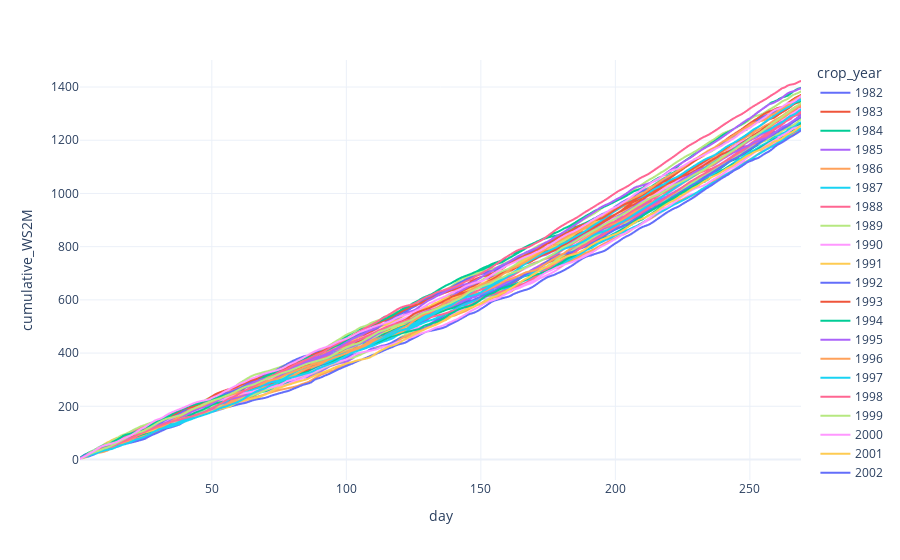

Notebook code for this chart:
### Code cell
# check fetch and process for one location
fig = px.line(processed_data, x="day", y="cumulative_WS2M", color="crop_year")

fig.show()

### Figure 1 — Plotly figure (JSON) as saved in the notebook; plotly's stock layout.template omitted (floating-point values rounded to 4 significant figures; data arrays with more than 128 entries replaced by an {"elided": "..."} marker saying what was removed)
{"data": [{"hovertemplate": "crop_year=1982<br>day=%{x}<br>cumulative_WS2M=%{y}<extra></extra>", "legendgroup": "1982", "line": {"color": "#636efa", "dash": "solid"}, "mode": "lines", "name": "1982", "showlegend": true, "type": "scattergl", "x": {"elided": "269 int values"}, "xaxis": "x", "y": {"elided": "269 float values"}, "yaxis": "y"}, {"hovertemplate": "crop_year=1983<br>day=%{x}<br>cumulative_WS2M=%{y}<extra></extra>", "legendgroup": "1983", "line": {"color": "#EF553B", "dash": "solid"}, "mode": "lines", "name": "1983", "showlegend": true, "type": "scattergl", "x": {"elided": "269 int values"}, "xaxis": "x", "y": {"elided": "269 float values"}, "yaxis": "y"}, {"hovertemplate": "crop_year=1984<br>day=%{x}<br>cumulative_WS2M=%{y}<extra></extra>", "legendgroup": "1984", "line": {"color": "#00cc96", "dash": "solid"}, "mode": "lines", "name": "1984", "showlegend": true, "type": "scattergl", "x": {"elided": "269 int values"}, "xaxis": "x", "y": {"elided": "269 float values"}, "yaxis": "y"}, {"hovertemplate": "crop_year=1985<br>day=%{x}<br>cumulative_WS2M=%{y}<extra></extra>", "legendgroup": "1985", "line": {"color": "#ab63fa", "dash": "solid"}, "mode": "lines", "name": "1985", "showlegend": true, "type": "scattergl", "x": {"elided": "269 int values"}, "xaxis": "x", "y": {"elided": "269 float values"}, "yaxis": "y"}, {"hovertemplate": "crop_year=1986<br>day=%{x}<br>cumulative_WS2M=%{y}<extra></extra>", "legendgroup": "1986", "line": {"color": "#FFA15A", "dash": "solid"}, "mode": "lines", "name": "1986", "showlegend": true, "type": "scattergl", "x": {"elided": "269 int values"}, "xaxis": "x", "y": {"elided": "269 float values"}, "yaxis": "y"}, {"hovertemplate": "crop_year=1987<br>day=%{x}<br>cumulative_WS2M=%{y}<extra></extra>", "legendgroup": "1987", "line": {"color": "#19d3f3", "dash": "solid"}, "mode": "lines", "name": "1987", "showlegend": true, "type": "scattergl", "x": {"elided": "269 int values"}, "xaxis": "x", "y": {"elided": "269 float values"}, "yaxis": "y"}, {"hovertemplate": "crop_year=1988<br>day=%{x}<br>cumulative_WS2M=%{y}<extra></extra>", "legendgroup": "1988", "line": {"color": "#FF6692", "dash": "solid"}, "mode": "lines", "name": "1988", "showlegend": true, "type": "scattergl", "x": {"elided": "269 int values"}, "xaxis": "x", "y": {"elided": "269 float values"}, "yaxis": "y"}, {"hovertemplate": "crop_year=1989<br>day=%{x}<br>cumulative_WS2M=%{y}<extra></extra>", "legendgroup": "1989", "line": {"color": "#B6E880", "dash": "solid"}, "mode": "lines", "name": "1989", "showlegend": true, "type": "scattergl", "x": {"elided": "269 int values"}, "xaxis": "x", "y": {"elided": "269 float values"}, "yaxis": "y"}, {"hovertemplate": "crop_year=1990<br>day=%{x}<br>cumulative_WS2M=%{y}<extra></extra>", "legendgroup": "1990", "line": {"color": "#FF97FF", "dash": "solid"}, "mode": "lines", "name": "1990", "showlegend": true, "type": "scattergl", "x": {"elided": "269 int values"}, "xaxis": "x", "y": {"elided": "269 float values"}, "yaxis": "y"}, {"hovertemplate": "crop_year=1991<br>day=%{x}<br>cumulative_WS2M=%{y}<extra></extra>", "legendgroup": "1991", "line": {"color": "#FECB52", "dash": "solid"}, "mode": "lines", "name": "1991", "showlegend": true, "type": "scattergl", "x": {"elided": "269 int values"}, "xaxis": "x", "y": {"elided": "269 float values"}, "yaxis": "y"}, {"hovertemplate": "crop_year=1992<br>day=%{x}<br>cumulative_WS2M=%{y}<extra></extra>", "legendgroup": "1992", "line": {"color": "#636efa", "dash": "solid"}, "mode": "lines", "name": "1992", "showlegend": true, "type": "scattergl", "x": {"elided": "269 int values"}, "xaxis": "x", "y": {"elided": "269 float values"}, "yaxis": "y"}, {"hovertemplate": "crop_year=1993<br>day=%{x}<br>cumulative_WS2M=%{y}<extra></extra>", "legendgroup": "1993", "line": {"color": "#EF553B", "dash": "solid"}, "mode": "lines", "name": "1993", "showlegend": true, "type": "scattergl", "x": {"elided": "269 int values"}, "xaxis": "x", "y": {"elided": "269 float values"}, "yaxis": "y"}, {"hovertemplate": "crop_year=1994<br>day=%{x}<br>cumulative_WS2M=%{y}<extra></extra>", "legendgroup": "1994", "line": {"color": "#00cc96", "dash": "solid"}, "mode": "lines", "name": "1994", "showlegend": true, "type": "scattergl", "x": {"elided": "269 int values"}, "xaxis": "x", "y": {"elided": "269 float values"}, "yaxis": "y"}, {"hovertemplate": "crop_year=1995<br>day=%{x}<br>cumulative_WS2M=%{y}<extra></extra>", "legendgroup": "1995", "line": {"color": "#ab63fa", "dash": "solid"}, "mode": "lines", "name": "1995", "showlegend": true, "type": "scattergl", "x": {"elided": "269 int values"}, "xaxis": "x", "y": {"elided": "269 float values"}, "yaxis": "y"}, {"hovertemplate": "crop_year=1996<br>day=%{x}<br>cumulative_WS2M=%{y}<extra></extra>", "legendgroup": "1996", "line": {"color": "#FFA15A", "dash": "solid"}, "mode": "lines", "name": "1996", "showlegend": true, "type": "scattergl", "x": {"elided": "269 int values"}, "xaxis": "x", "y": {"elided": "269 float values"}, "yaxis": "y"}, {"hovertemplate": "crop_year=1997<br>day=%{x}<br>cumulative_WS2M=%{y}<extra></extra>", "legendgroup": "1997", "line": {"color": "#19d3f3", "dash": "solid"}, "mode": "lines", "name": "1997", "showlegend": true, "type": "scattergl", "x": {"elided": "269 int values"}, "xaxis": "x", "y": {"elided": "269 float values"}, "yaxis": "y"}, {"hovertemplate": "crop_year=1998<br>day=%{x}<br>cumulative_WS2M=%{y}<extra></extra>", "legendgroup": "1998", "line": {"color": "#FF6692", "dash": "solid"}, "mode": "lines", "name": "1998", "showlegend": true, "type": "scattergl", "x": {"elided": "269 int values"}, "xaxis": "x", "y": {"elided": "269 float values"}, "yaxis": "y"}, {"hovertemplate": "crop_year=1999<br>day=%{x}<br>cumulative_WS2M=%{y}<extra></extra>", "legendgroup": "1999", "line": {"color": "#B6E880", "dash": "solid"}, "mode": "lines", "name": "1999", "showlegend": true, "type": "scattergl", "x": {"elided": "269 int values"}, "xaxis": "x", "y": {"elided": "269 float values"}, "yaxis": "y"}, {"hovertemplate": "crop_year=2000<br>day=%{x}<br>cumulative_WS2M=%{y}<extra></extra>", "legendgroup": "2000", "line": {"color": "#FF97FF", "dash": "solid"}, "mode": "lines", "name": "2000", "showlegend": true, "type": "scattergl", "x": {"elided": "269 int values"}, "xaxis": "x", "y": {"elided": "269 float values"}, "yaxis": "y"}, {"hovertemplate": "crop_year=2001<br>day=%{x}<br>cumulative_WS2M=%{y}<extra></extra>", "legendgroup": "2001", "line": {"color": "#FECB52", "dash": "solid"}, "mode": "lines", "name": "2001", "showlegend": true, "type": "scattergl", "x": {"elided": "269 int values"}, "xaxis": "x", "y": {"elided": "269 float values"}, "yaxis": "y"}, {"hovertemplate": "crop_year=2002<br>day=%{x}<br>cumulative_WS2M=%{y}<extra></extra>", "legendgroup": "2002", "line": {"color": "#636efa", "dash": "solid"}, "mode": "lines", "name": "2002", "showlegend": true, "type": "scattergl", "x": {"elided": "269 int values"}, "xaxis": "x", "y": {"elided": "269 float values"}, "yaxis": "y"}, {"hovertemplate": "crop_year=2003<br>day=%{x}<br>cumulative_WS2M=%{y}<extra></extra>", "legendgroup": "2003", "line": {"color": "#EF553B", "dash": "solid"}, "mode": "lines", "name": "2003", "showlegend": true, "type": "scattergl", "x": {"elided": "269 int values"}, "xaxis": "x", "y": {"elided": "269 float values"}, "yaxis": "y"}, {"hovertemplate": "crop_year=2004<br>day=%{x}<br>cumulative_WS2M=%{y}<extra></extra>", "legendgroup": "2004", "line": {"color": "#00cc96", "dash": "solid"}, "mode": "lines", "name": "2004", "showlegend": true, "type": "scattergl", "x": {"elided": "269 int values"}, "xaxis": "x", "y": {"elided": "269 float values"}, "yaxis": "y"}, {"hovertemplate": "crop_year=2005<br>day=%{x}<br>cumulative_WS2M=%{y}<extra></extra>", "legendgroup": "2005", "line": {"color": "#ab63fa", "dash": "solid"}, "mode": "lines", "name": "2005", "showlegend": true, "type": "scattergl", "x": {"elided": "269 int values"}, "xaxis": "x", "y": {"elided": "269 float values"}, "yaxis": "y"}, {"hovertemplate": "crop_year=2006<br>day=%{x}<br>cumulative_WS2M=%{y}<extra></extra>", "legendgroup": "2006", "line": {"color": "#FFA15A", "dash": "solid"}, "mode": "lines", "name": "2006", "showlegend": true, "type": "scattergl", "x": {"elided": "269 int values"}, "xaxis": "x", "y": {"elided": "269 float values"}, "yaxis": "y"}, {"hovertemplate": "crop_year=2007<br>day=%{x}<br>cumulative_WS2M=%{y}<extra></extra>", "legendgroup": "2007", "line": {"color": "#19d3f3", "dash": "solid"}, "mode": "lines", "name": "2007", "showlegend": true, "type": "scattergl", "x": {"elided": "269 int values"}, "xaxis": "x", "y": {"elided": "269 float values"}, "yaxis": "y"}, {"hovertemplate": "crop_year=2008<br>day=%{x}<br>cumulative_WS2M=%{y}<extra></extra>", "legendgroup": "2008", "line": {"color": "#FF6692", "dash": "solid"}, "mode": "lines", "name": "2008", "showlegend": true, "type": "scattergl", "x": {"elided": "269 int values"}, "xaxis": "x", "y": {"elided": "269 float values"}, "yaxis": "y"}, {"hovertemplate": "crop_year=2009<br>day=%{x}<br>cumulative_WS2M=%{y}<extra></extra>", "legendgroup": "2009", "line": {"color": "#B6E880", "dash": "solid"}, "mode": "lines", "name": "2009", "showlegend": true, "type": "scattergl", "x": {"elided": "269 int values"}, "xaxis": "x", "y": {"elided": "269 float values"}, "yaxis": "y"}, {"hovertemplate": "crop_year=2010<br>day=%{x}<br>cumulative_WS2M=%{y}<extra></extra>", "legendgroup": "2010", "line": {"color": "#FF97FF", "dash": "solid"}, "mode": "lines", "name": "2010", "showlegend": true, "type": "scattergl", "x": {"elided": "269 int values"}, "xaxis": "x", "y": {"elided": "269 float values"}, "yaxis": "y"}, {"hovertemplate": "crop_year=2011<br>day=%{x}<br>cumulative_WS2M=%{y}<extra></extra>", "legendgroup": "2011", "line": {"color": "#FECB52", "dash": "solid"}, "mode": "lines", "name": "2011", "showlegend": true, "type": "scattergl", "x": {"elided": "269 int values"}, "xaxis": "x", "y": {"elided": "269 float values"}, "yaxis": "y"}, {"hovertemplate": "crop_year=2012<br>day=%{x}<br>cumulative_WS2M=%{y}<extra></extra>", "legendgroup": "2012", "line": {"color": "#636efa", "dash": "solid"}, "mode": "lines", "name": "2012", "showlegend": true, "type": "scattergl", "x": {"elided": "269 int values"}, "xaxis": "x", "y": {"elided": "269 float values"}, "yaxis": "y"}, {"hovertemplate": "crop_year=2013<br>day=%{x}<br>cumulative_WS2M=%{y}<extra></extra>", "legendgroup": "2013", "line": {"color": "#EF553B", "dash": "solid"}, "mode": "lines", "name": "2013", "showlegend": true, "type": "scattergl", "x": {"elided": "269 int values"}, "xaxis": "x", "y": {"elided": "269 float values"}, "yaxis": "y"}, {"hovertemplate": "crop_year=2014<br>day=%{x}<br>cumulative_WS2M=%{y}<extra></extra>", "legendgroup": "2014", "line": {"color": "#00cc96", "dash": "solid"}, "mode": "lines", "name": "2014", "showlegend": true, "type": "scattergl", "x": {"elided": "269 int values"}, "xaxis": "x", "y": {"elided": "269 float values"}, "yaxis": "y"}, {"hovertemplate": "crop_year=2015<br>day=%{x}<br>cumulative_WS2M=%{y}<extra></extra>", "legendgroup": "2015", "line": {"color": "#ab63fa", "dash": "solid"}, "mode": "lines", "name": "2015", "showlegend": true, "type": "scattergl", "x": {"elided": "269 int values"}, "xaxis": "x", "y": {"elided": "269 float values"}, "yaxis": "y"}, {"hovertemplate": "crop_year=2016<br>day=%{x}<br>cumulative_WS2M=%{y}<extra></extra>", "legendgroup": "2016", "line": {"color": "#FFA15A", "dash": "solid"}, "mode": "lines", "name": "2016", "showlegend": true, "type": "scattergl", "x": {"elided": "269 int values"}, "xaxis": "x", "y": {"elided": "269 float values"}, "yaxis": "y"}, {"hovertemplate": "crop_year=2017<br>day=%{x}<br>cumulative_WS2M=%{y}<extra></extra>", "legendgroup": "2017", "line": {"color": "#19d3f3", "dash": "solid"}, "mode": "lines", "name": "2017", "showlegend": true, "type": "scattergl", "x": {"elided": "269 int values"}, "xaxis": "x", "y": {"elided": "269 float values"}, "yaxis": "y"}, {"hovertemplate": "crop_year=2018<br>day=%{x}<br>cumulative_WS2M=%{y}<extra></extra>", "legendgroup": "2018", "line": {"color": "#FF6692", "dash": "solid"}, "mode": "lines", "name": "2018", "showlegend": true, "type": "scattergl", "x": {"elided": "269 int values"}, "xaxis": "x", "y": {"elided": "269 float values"}, "yaxis": "y"}, {"hovertemplate": "crop_year=2019<br>day=%{x}<br>cumulative_WS2M=%{y}<extra></extra>", "legendgroup": "2019", "line": {"color": "#B6E880", "dash": "solid"}, "mode": "lines", "name": "2019", "showlegend": true, "type": "scattergl", "x": {"elided": "269 int values"}, "xaxis": "x", "y": {"elided": "269 float values"}, "yaxis": "y"}, {"hovertemplate": "crop_year=2020<br>day=%{x}<br>cumulative_WS2M=%{y}<extra></extra>", "legendgroup": "2020", "line": {"color": "#FF97FF", "dash": "solid"}, "mode": "lines", "name": "2020", "showlegend": true, "type": "scattergl", "x": {"elided": "269 int values"}, "xaxis": "x", "y": {"elided": "269 float values"}, "yaxis": "y"}], "layout": {"legend": {"title": {"text": "crop_year"}, "tracegroupgap": 0}, "margin": {"t": 60}, "xaxis": {"anchor": "y", "domain": [0, 1], "title": {"text": "day"}}, "yaxis": {"anchor": "x", "domain": [0, 1], "title": {"text": "cumulative_WS2M"}}}}
